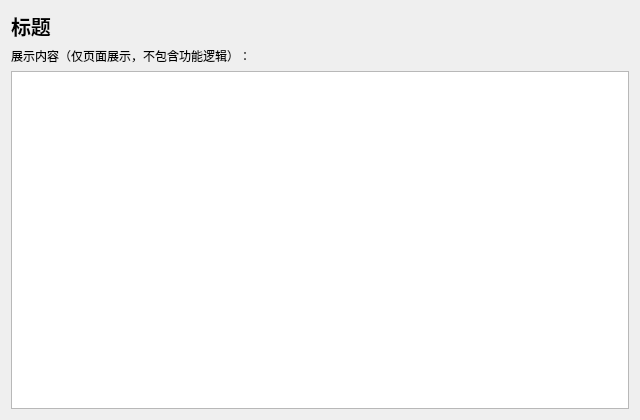
<?xml version="1.0" encoding="UTF-8"?>
<ui version="4.0">
 <class>DisplayInfoPage</class>
 <widget class="QWidget" name="DisplayInfoPage">
  <property name="geometry">
   <rect>
    <x>0</x>
    <y>0</y>
    <width>640</width>
    <height>420</height>
   </rect>
  </property>
  <layout class="QVBoxLayout" name="verticalLayout">
   <item>
    <widget class="QLabel" name="titleLabel">
     <property name="styleSheet">
      <string notr="true">font-size: 20px; font-weight: 700;</string>
     </property>
     <property name="text">
      <string>标题</string>
     </property>
    </widget>
   </item>
   <item>
    <widget class="QLabel" name="descLabel">
     <property name="text">
      <string>展示内容（仅页面展示，不包含功能逻辑）：</string>
     </property>
    </widget>
   </item>
   <item>
    <widget class="QListWidget" name="detailListWidget"/>
   </item>
  </layout>
 </widget>
 <resources/>
 <connections/>
</ui>
